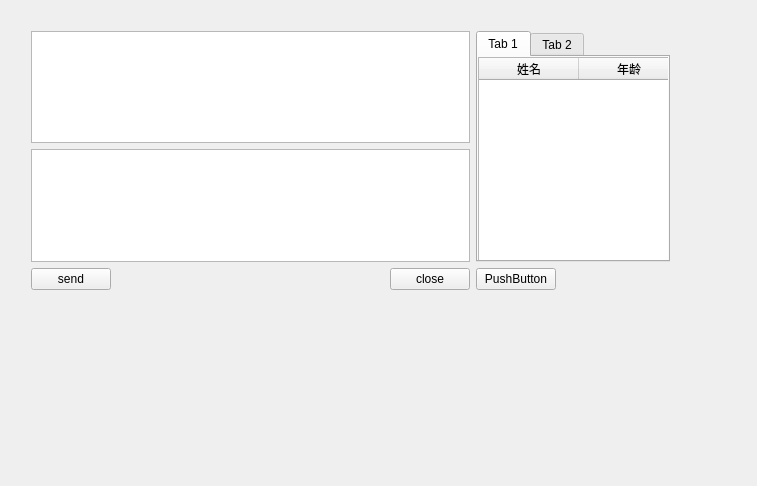
<?xml version="1.0" encoding="UTF-8"?>
<ui version="4.0">
 <class>ServerWidget</class>
 <widget class="QWidget" name="ServerWidget">
  <property name="geometry">
   <rect>
    <x>0</x>
    <y>0</y>
    <width>757</width>
    <height>486</height>
   </rect>
  </property>
  <property name="windowTitle">
   <string>ServerWidget</string>
  </property>
  <widget class="QWidget" name="">
   <property name="geometry">
    <rect>
     <x>20</x>
     <y>20</y>
     <width>661</width>
     <height>281</height>
    </rect>
   </property>
   <layout class="QHBoxLayout" name="horizontalLayout_3">
    <item>
     <layout class="QVBoxLayout" name="verticalLayout_2">
      <item>
       <layout class="QVBoxLayout" name="verticalLayout">
        <item>
         <widget class="QTextEdit" name="textEditRead">
          <property name="readOnly">
           <bool>true</bool>
          </property>
         </widget>
        </item>
        <item>
         <widget class="QTextEdit" name="textEditWrite"/>
        </item>
       </layout>
      </item>
      <item>
       <layout class="QHBoxLayout" name="horizontalLayout">
        <item>
         <widget class="QPushButton" name="btnSend">
          <property name="text">
           <string>send</string>
          </property>
         </widget>
        </item>
        <item>
         <spacer name="horizontalSpacer">
          <property name="orientation">
           <enum>Qt::Horizontal</enum>
          </property>
          <property name="sizeHint" stdset="0">
           <size>
            <width>288</width>
            <height>20</height>
           </size>
          </property>
         </spacer>
        </item>
        <item>
         <widget class="QPushButton" name="btnClose">
          <property name="text">
           <string>close</string>
          </property>
         </widget>
        </item>
       </layout>
      </item>
     </layout>
    </item>
    <item>
     <layout class="QVBoxLayout" name="verticalLayout_3">
      <item>
       <widget class="QTabWidget" name="tabWidget">
        <property name="currentIndex">
         <number>0</number>
        </property>
        <widget class="QWidget" name="tab">
         <attribute name="title">
          <string>Tab 1</string>
         </attribute>
         <widget class="QTableWidget" name="tableWidget">
          <property name="geometry">
           <rect>
            <x>0</x>
            <y>0</y>
            <width>301</width>
            <height>281</height>
           </rect>
          </property>
          <column>
           <property name="text">
            <string>姓名</string>
           </property>
          </column>
          <column>
           <property name="text">
            <string>年龄</string>
           </property>
          </column>
         </widget>
        </widget>
        <widget class="QWidget" name="tab_2">
         <attribute name="title">
          <string>Tab 2</string>
         </attribute>
         <widget class="QTableWidget" name="tableWidget_2">
          <property name="geometry">
           <rect>
            <x>-10</x>
            <y>0</y>
            <width>311</width>
            <height>241</height>
           </rect>
          </property>
          <column>
           <property name="text">
            <string>姓名</string>
           </property>
          </column>
          <column>
           <property name="text">
            <string>年龄</string>
           </property>
          </column>
         </widget>
        </widget>
       </widget>
      </item>
      <item>
       <layout class="QHBoxLayout" name="horizontalLayout_2">
        <item>
         <widget class="QPushButton" name="pushButton">
          <property name="text">
           <string>PushButton</string>
          </property>
         </widget>
        </item>
        <item>
         <spacer name="horizontalSpacer_2">
          <property name="orientation">
           <enum>Qt::Horizontal</enum>
          </property>
          <property name="sizeHint" stdset="0">
           <size>
            <width>128</width>
            <height>20</height>
           </size>
          </property>
         </spacer>
        </item>
       </layout>
      </item>
     </layout>
    </item>
   </layout>
  </widget>
 </widget>
 <layoutdefault spacing="6" margin="11"/>
 <resources/>
 <connections/>
</ui>
